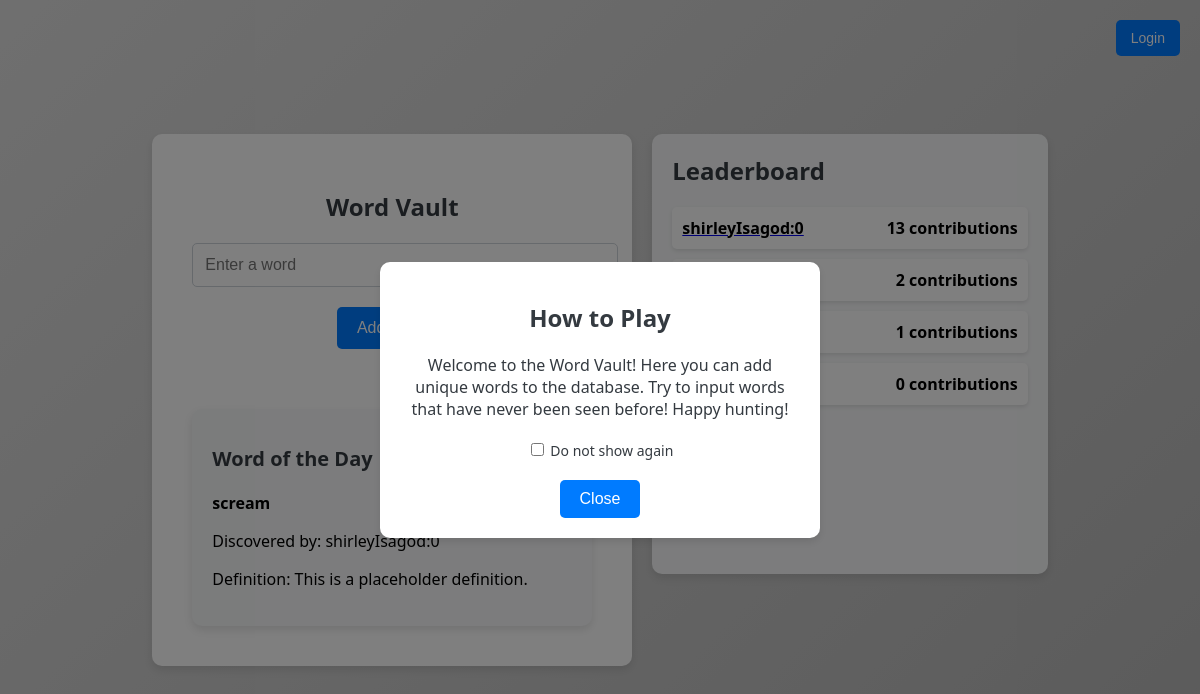
Before: / with the older database file.
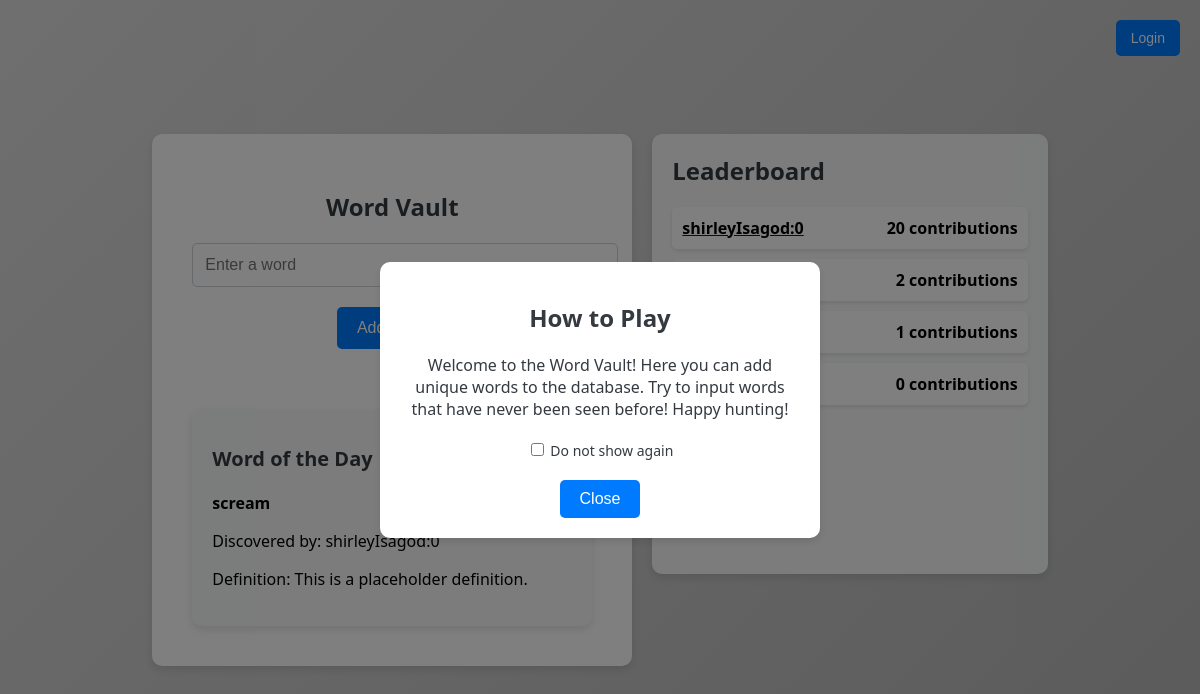
After: the same page with the newer database file.
### app.py (models this page shows)
class User(UserMixin, db.Model):
    id = db.Column(db.Integer, primary_key=True)
    username = db.Column(db.String(150), unique=True, nullable=False)
    password = db.Column(db.String(150), nullable=False)
    contributions = db.Column(db.Text, nullable=True)
    date_joined = db.Column(db.DateTime, nullable=False, default=datetime.utcnow)
    word_coins = db.Column(db.Integer, nullable=False, default=0)

### app.py (the view)
@app.route('/')
def index():
    users = User.query.all()
    leaderboard_data = sorted(users, key=lambda user: len(user.contributions.split(',')) if user.contributions else 0, reverse=True)
    word_of_the_day, discovered_by, definition = get_word_of_the_day()
    return render_template('index.html', leaderboard=leaderboard_data, word_of_the_day=word_of_the_day, discovered_by=discovered_by, definition=definition)

### app.py (called while the page is built)
def load_database():
    with open('words_database.json', 'r') as file:
        return json.load(file)

def get_word_definition(word):
    if word in definition_cache:
        return definition_cache[word]
    placeholder_definition = "This is a placeholder definition."
    definition_cache[word] = placeholder_definition
    return placeholder_definition

def get_word_of_the_day():
    database = load_database()
    if not database['words']:
        return None, None, None
    word = random.choice(database['words'])
    user = User.query.filter(User.contributions.like(f"%{word}%")).first()
    definition = get_word_definition(word)
    return word, user.username if user else "Unknown", definition

### templates/index.html (shortened to what this page needs)
<!DOCTYPE html>
<html>
<head>
    <link rel="stylesheet" type="text/css" href="{{ url_for('static', filename='styles.css') }}">
</head>
<body>
    <div class="login-wrapper">
        {% if current_user.is_authenticated %}
            <a href="{{ url_for('profile') }}" class="nav-link"><button class="nav-button">Profile</button></a>
            <a href="{{ url_for('shop') }}" class="nav-link"><button class="nav-button">Shop</button></a>
        {% else %}
            <a href="{{ url_for('login') }}" class="nav-link"><button class="nav-button">Login</button></a>
        {% endif %}
    </div>
    <div class="main-content">
        <div class="container">
            <h1>Word Vault</h1>
            <form id="wordForm">
                <button type="submit">Add Word</button>
            </form>
            <div class="word-of-the-day">
                <h2>Word of the Day</h2>
                {% if word_of_the_day %}
                    <p><strong>{{ word_of_the_day }}</strong></p>
                    <p>Discovered by: {{ discovered_by }}</p>
                    <p>Definition: {{ definition }}</p>
                {% else %}
                    <p>No words available.</p>
                {% endif %}
            </div>
        </div>
        <div class="leaderboard">
            <h2>Leaderboard</h2>
            <ul>
                {% for user in leaderboard %}
                    <li>
                        <a href="{{ url_for('user_profile', user_id=user.id) }}"><span>{{ user.username }}</span></a>
                        <span>{{ user.contributions.split(',')|length if user.contributions else 0 }} contributions</span>
                    </li>
                {% endfor %}
            </ul>
        </div>
    </div>
    <div id="howToPlayPopup" class="popup">
        <div class="popup-content">
            <h2>How to Play</h2>
            <p>Welcome to the Word Vault! Here you can add unique words to the database. Try to input words that have never been seen before! Happy hunting!</p>
            <label>
                <input type="checkbox" id="doNotShowAgain"> Do not show again
            </label>
            <button id="closePopup">Close</button>
        </div>
    </div>
</body>
</html>

### static/styles.css (style rules this page uses)
body { font-family: 'Segoe UI', Tahoma, Geneva, Verdana, sans-serif; margin: 0; padding: 0; display: flex; justify-content: center; align-items: center; height: 100vh; }
.container { background-color: white; padding: 40px; border-radius: 10px; box-shadow: 0 4px 8px rgba(0, 0, 0, 0.1); max-width: 400px; width: 100%; text-align: center; position: relative; }
h1 { margin-bottom: 20px; font-size: 24px; color: #343a40; }
h2 { margin-bottom: 20px; font-size: 20px; color: #343a40; }
ul { list-style-type: none; padding: 0; }
li { margin-bottom: 10px; font-size: 16px; color: #343a40; }
button { padding: 12px 20px; background-color: #007bff; color: white; border: none; border-radius: 5px; font-size: 16px; cursor: pointer; transition: background-color 0.3s ease; }
.login-wrapper { position: absolute; top: 20px; right: 20px; display: flex; gap: 10px; }
.nav-link { text-decoration: none; }
.nav-button { display: inline-block; padding: 10px 15px; background-color: #007bff; color: white; border: none; border-radius: 5px; font-size: 14px; cursor: pointer; transition: background-color 0.3s ease; }
.main-content { display: flex; }
.leaderboard { margin-left: 20px; padding: 20px; background-color: #f8f9fa; border-radius: 10px; box-shadow: 0 4px 8px rgba(0, 0, 0, 0.1); max-height: 400px; overflow-y: auto; overflow-x: hidden; width: 400px; }
.leaderboard h2 { margin-top: 0; font-size: 24px; color: #343a40; }
.leaderboard ul { list-style-type: none; padding: 0; margin: 0; }
.leaderboard li { margin-bottom: 10px; padding: 10px; background-color: #ffffff; border-radius: 5px; box-shadow: 0 2px 4px rgba(0, 0, 0, 0.1); display: flex; justify-content: space-between; align-items: center; color: black; word-wrap: break-word; }
.leaderboard li span { font-weight: bold; color: #000000; }
.word-of-the-day { margin-top: 60px; padding: 20px; background-color: #f8f9fa; border-radius: 10px; box-shadow: 0 4px 8px rgba(0, 0, 0, 0.1); text-align: left; }
.popup { display: none; position: fixed; top: 0; left: 0; width: 100%; height: 100%; background-color: rgba(0, 0, 0, 0.5); justify-content: center; align-items: center; z-index: 1000; }
.popup-content { background-color: white; padding: 20px; border-radius: 10px; box-shadow: 0 4px 8px rgba(0, 0, 0, 0.1); text-align: center; max-width: 400px; width: 100%; }
.popup-content h2 { margin-bottom: 20px; font-size: 24px; color: #343a40; }
.popup-content p { margin-bottom: 20px; font-size: 16px; color: #343a40; }
.popup-content label { display: block; margin-bottom: 20px; font-size: 14px; color: #343a40; }
.popup-content button { padding: 10px 20px; background-color: #007bff; color: white; border: none; border-radius: 5px; font-size: 16px; cursor: pointer; transition: background-color 0.3s ease; }

Changed rows visible on the page:
changed User "shirleyIsagod:0": contributions.split|length "13" → "20"
